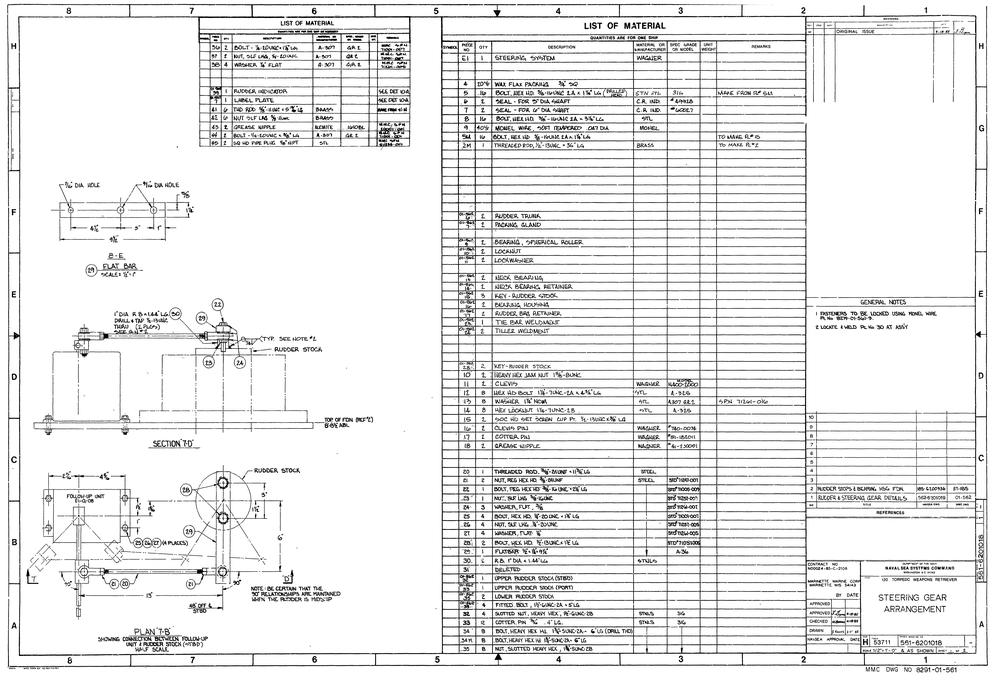
#> input picture trunk/input_images/6201018-01.tif, 1000 x 687 px, shrunk from 8575 x 5893 before the run
$ python jitter.py ../input_images/6201018-01.tif   (Python 2 division)
#> lines starting #> are read from the running program, lines starting #| are printed output that depends on the picture
import os, sys, math
import Image, ImageMath

MAX_ROTATION = 20 #degrees cc and ccw
MAX_TRANSLATE = 5 #pixels offset limit
TRANSLATE_DIRS = 8 #number of directions to perform translations
OUT_FORMAT = 'png'

def color_to_alpha(image, color=None):
	"Takes a specific color value and changes it to alpha in image"

	image = image.convert('RGBA')
	width, height = image.size

	color = map(float, color)
	img_bands = [band.convert("F") for band in image.split()]

	# Find the maximum difference rate between source and color.
	alpha = ImageMath.eval(
		"""float(
			max(
				max(
					max(
						difference1(red_band, cred_band),
						difference1(green_band, cgreen_band)
					),
					difference1(blue_band, cblue_band)
				),
				max(
					max(
						difference2(red_band, cred_band),
						difference2(green_band, cgreen_band)
					),
					difference2(blue_band, cblue_band)
				)
			)
		)""",
		difference1=difference1,
		difference2=difference2,
		red_band = img_bands[0],
		green_band = img_bands[1],
		blue_band = img_bands[2],
		cred_band = color[0],
		cgreen_band = color[1],
		cblue_band = color[2]
	)

	# Calculate the new image colors after the removal of the selected color
	new_bands = [
		ImageMath.eval(
			"convert((image - color) / alpha + color, 'L')",
			image = img_bands[i],
			color = color[i],
			alpha = alpha
		)
		for i in xrange(3)
	]

	# Add the new alpha band
	new_bands.append(ImageMath.eval(
		"convert(alpha_band * alpha, 'L')",
		alpha = alpha,
		alpha_band = img_bands[3]
	))

	return Image.merge('RGBA', new_bands)

# [44 lines left out: functions difference1, difference2, flatten, gen_rotations, gen_translations, not called in this run]

def main(argv):

	input_images = []
	colored_images = []
	rotations = []
	translations = []
	fixed_edges = []
	output_images = []

	#check for valid image files
	for infile in sys.argv[1:]:
		try:
			im = Image.open(infile)
#> im is the input picture: PIL image 1000x687 L; min 0, max 255, mean 234.1
			print infile, im.format, "%dx%d" % im.size, im.mode
#| ../input_images/6201018-01.tif TIFF 1000x687 L
			input_images.append(im)
		except IOError:
			pass

	#recolor the black bits to red, and put all the results in colored_images
	for img in input_images:
		background = Image.new('RGB', input_images[0].size, (255, 0, 0))
		image = color_to_alpha(img, (0, 0, 0, 255))
		background.paste(image.convert('RGB'), mask=image)
		colored_images.append(background)
#> this loop made 1 pass
#> (width in color_to_alpha, height in color_to_alpha, color in color_to_alpha) on pass 1: (1000, 687, [0, 0, 0, 255])
#> pass 1, in main, `background = Image.new('RGB', input_images[0].size, (255, 0, 0))`:
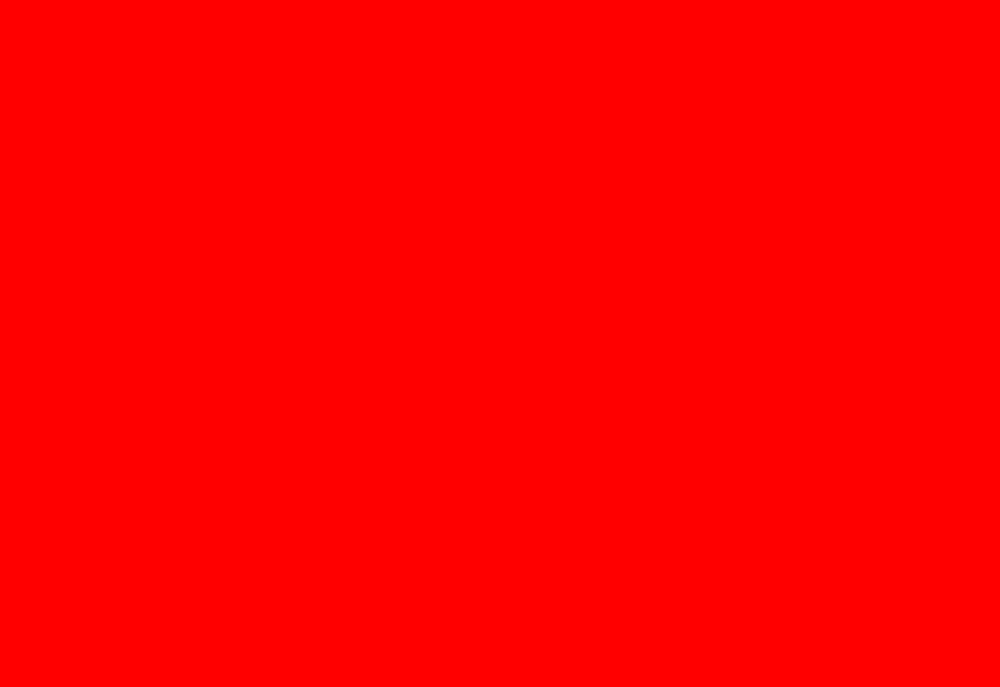
#> background: PIL image 1000x687 RGB; mean R, G, B 255, 0, 0
#> after the loop, colored_images = []

	#input_images[0].show()

	#generate all rotated images in range(-1*MAX_ROTATION, 1+MAX_ROTATION)
	rotations = flatten([gen_rotations(img) for img in colored_images])

	#generate all translations from each rotated image
	translations = flatten([gen_translations(img) for img in rotations])

	#recolor the black bits  around the border to white, and put all the results in fixed_edges
	for img in translations:
		background = Image.new('RGB', input_images[0].size, (255, 255, 255))
		image = color_to_alpha(img, (0, 0, 0, 255))
		background.paste(image.convert('RGB'), mask=image)
		fixed_edges.append(background)

	#recolor the red bits, the numbers, back to black, and put all the results in output_images
	for img in fixed_edges:
		background = Image.new('RGB', input_images[0].size, (0, 0, 0))
		image = color_to_alpha(img, (255, 0, 0, 255))
		background.paste(image.convert('RGB'), mask=image)
		output_images.append(background)

	prefix = infile[:-4]
	print prefix
	#save images with file names "outfile_1.ppm, outfile_2.ppm, ..."
	for i, img in enumerate(output_images):
		img.save(prefix + '_' + str(i) + '.' + OUT_FORMAT, OUT_FORMAT)

# [10 lines left out: function make_affine, not called in this run]

if __name__=='__main__':
	main(sys.argv[1:])
#> (the call stopped at in color_to_alpha, `alpha = ImageMath.eval( """float( max( max( max( difference1(red_band,..`: ImageMath is not available in this run)
